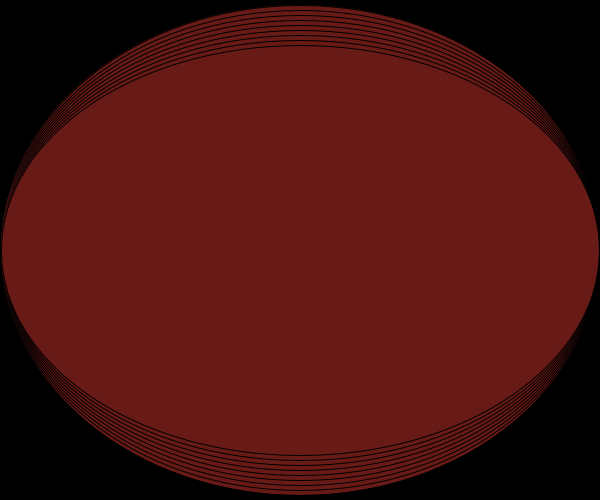
Frame 1 (no input)
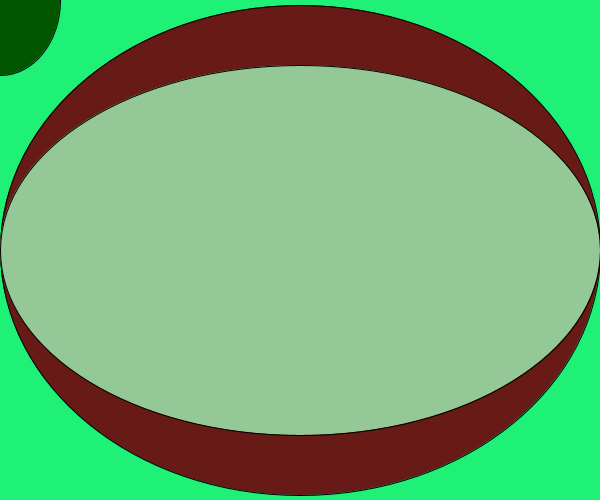
Frame 60 (the mouse pressed at the canvas centre just before this capture)
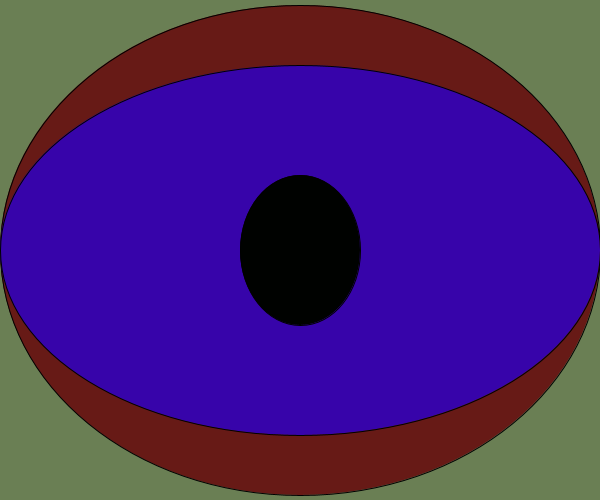
Frame 120 (the mouse held since frame 60 and released just before this capture)

The Processing sketch that drew these frames (run headless with seeded random() and noise(); from frame 60 on, the mouse is pressed at the canvas centre):

// Processing sketch: tp2
// ── tp2.pde
//tp2
//Bernal Facundo
//dsdhabfhjwbv
int i, x;
void setup() {
  size(600, 500);
  background(0);
  frameRate(15);
}
void draw() {

  for (i=1; i<10; i++) {
    fill(103, 26, 22);
    ellipse(300, 250, 600-2, 490-x);//ojo inicial
    x=x+10;
  }

  if (x>900) {
    for (int x=200; x<=350; x=x+20)
    {
      background(random(255), random(255), random(255));
      fill(103, 26, 22);
      ellipse(300, 250, 600, 490); // parpado


      fill(random(255), random(255), random(255));
      ellipse(300, 250, 600, 370);//cornea


      fill(random(0), random(255), random(0));
      ellipse(mouseX, mouseY, 120, 150);//iris
    }
  }
}
void mousePressed() {
  x = 0;
}

void keyPressed() {
  x = 0;
}
